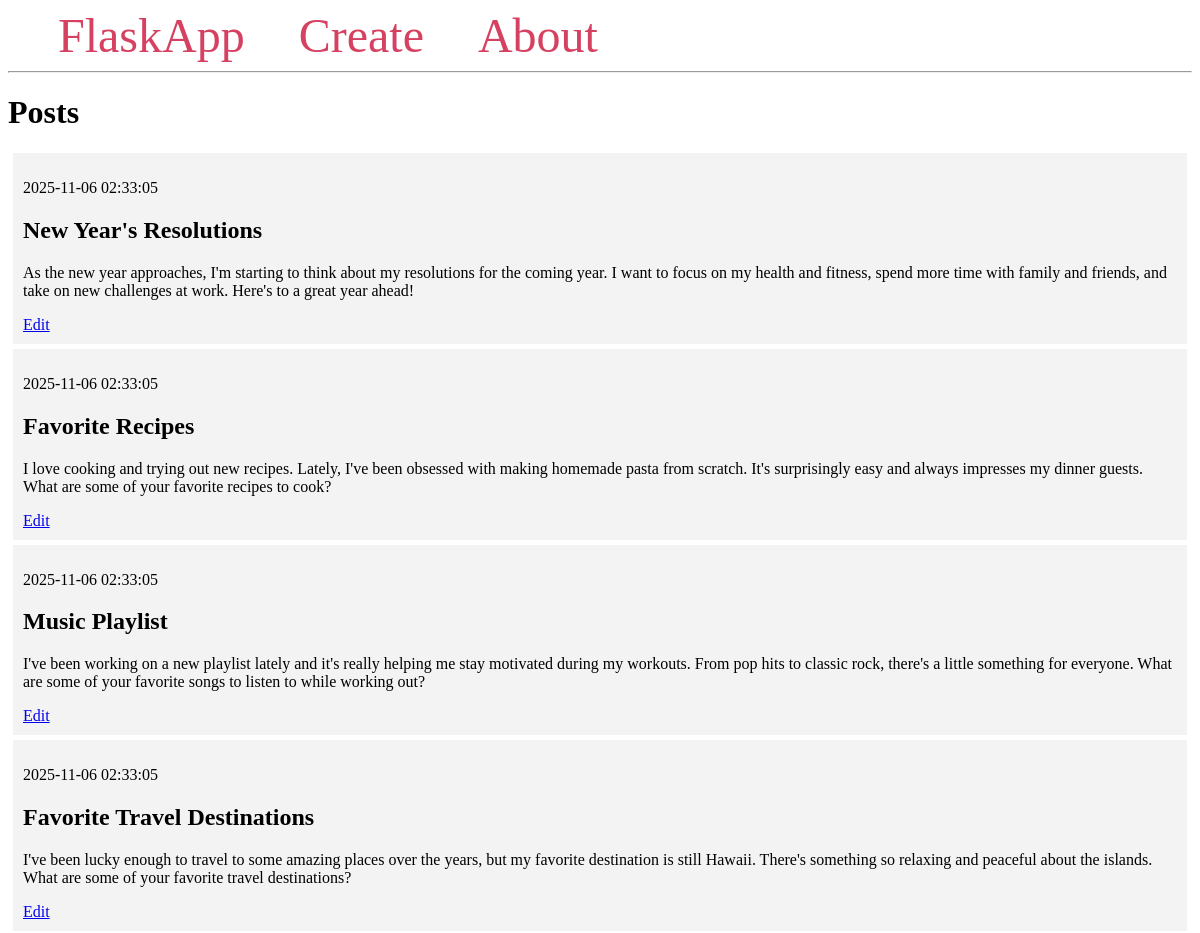
The app's page / (upper part), older data.
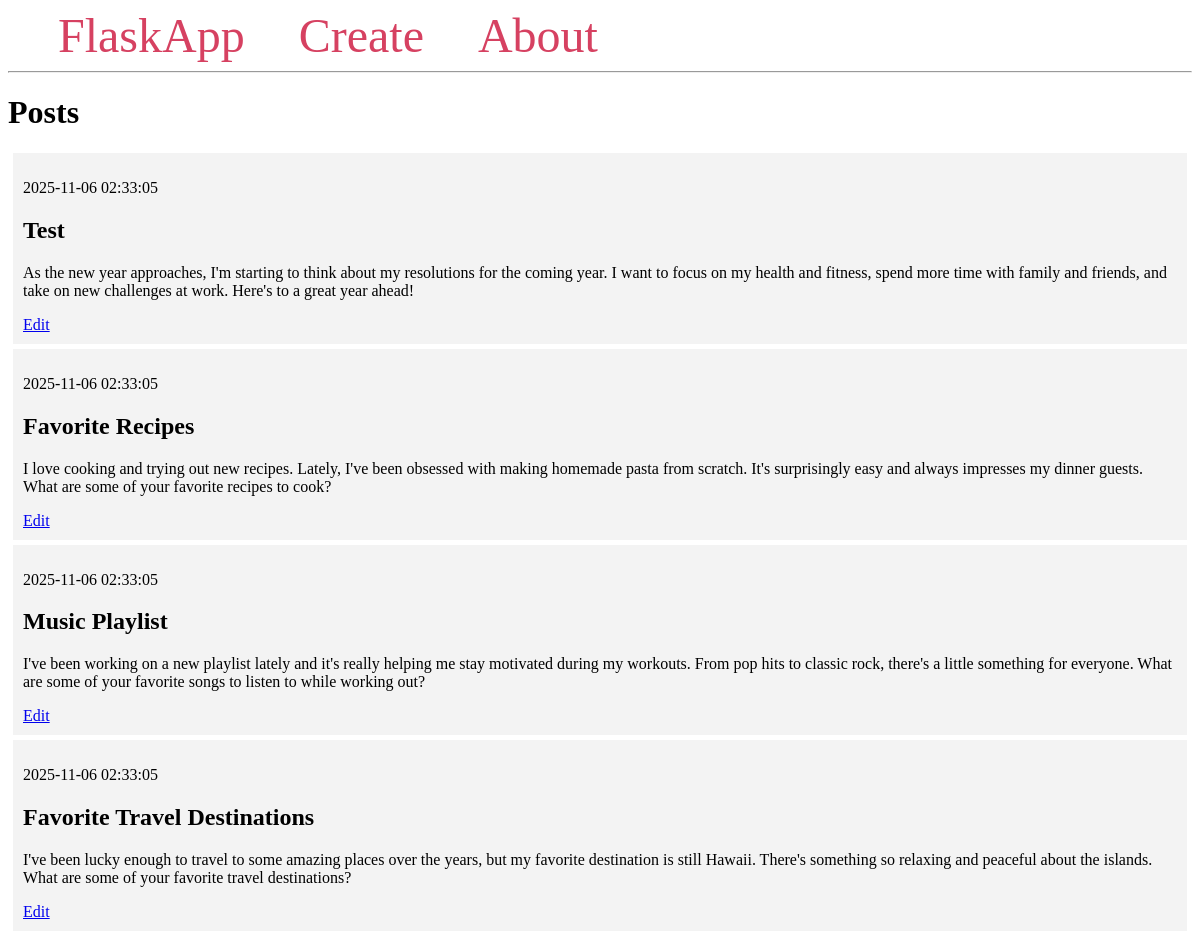
The same page, newer data.
### tables this page shows
CREATE TABLE posts (
    id INTEGER PRIMARY KEY AUTOINCREMENT,
    created TIMESTAMP NOT NULL DEFAULT CURRENT_TIMESTAMP,
    title TEXT NOT NULL,
    content TEXT NOT NULL
);

### app.py (the view)
@app.route('/')
def index():
    conn = get_db_connection()
    posts = conn.execute('SELECT * FROM posts').fetchall()
    conn.close()
    return render_template('index.html', posts=posts)

### app.py (called while the page is built)
def get_db_connection():
    conn = sqlite3.connect('database.db')
    conn.row_factory = sqlite3.Row
    return conn

### templates/index.html
{% extends 'base.html' %}
{% block content %}
    <h1>{% block title %} Posts {% endblock %}</h1>
    {% for post in posts %}
        <div class='post'>
            <p>{{ post['created'] }}</p>
            <h2>{{ post['title'] }}</h2>
            <p>{{ post['content'] }}</p>
            <a href="{{ url_for('edit', id=post['id']) }}">Edit</a>
        </div>
    {% endfor %}
{% endblock %}

Row changes from the older to the newer data that the page shows:
changed posts: title "New Year's Resolutions" → "Test"
